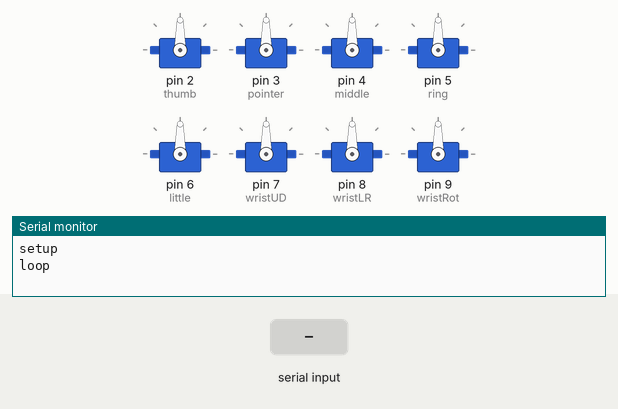
Recording of a sketch running on a simulated Arduino Uno, built with avr-gcc and run on an emulated ATmega328P. On the bench: 8 × servo, the last lines printed to the serial monitor. The test bench sets the inputs (shaded band).

Above: at 1.2 s.
1.3 s: "90,45,200\n" received over Serial
At 3.3 s:
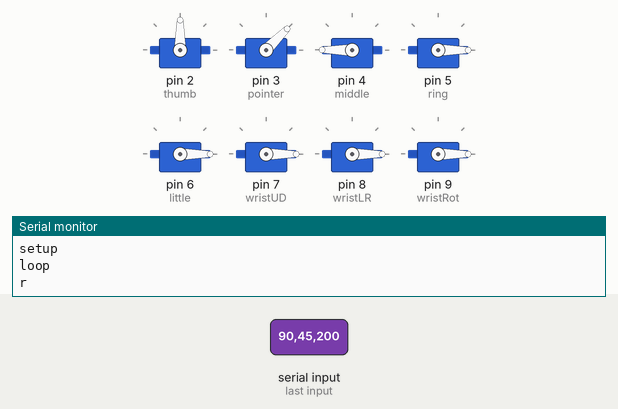
3.8 s: "30,150,10\n" received over Serial
At 4.8 s:
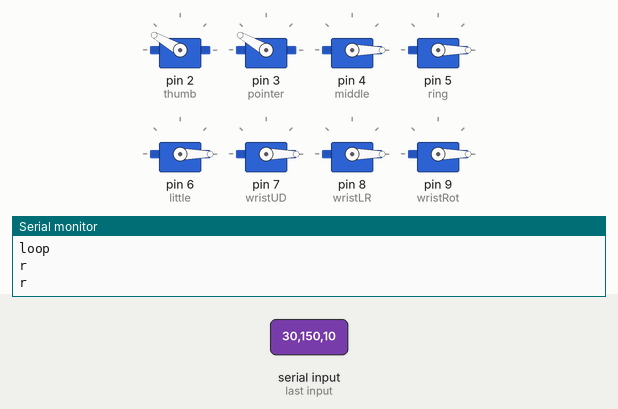
5.3 s: "90,45\n" received over Serial
At 6.0 s:
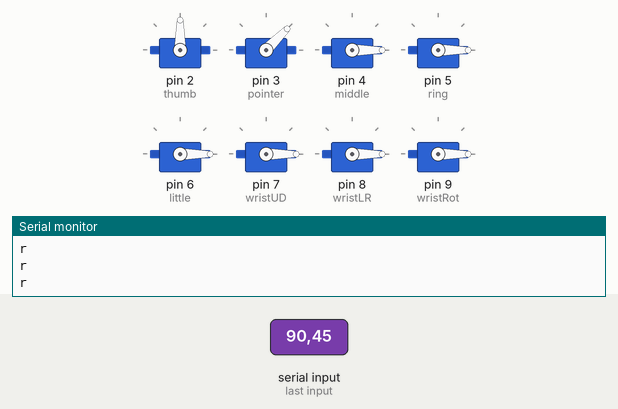
6.8 s: "5\n" received over Serial
At 7.1 s:
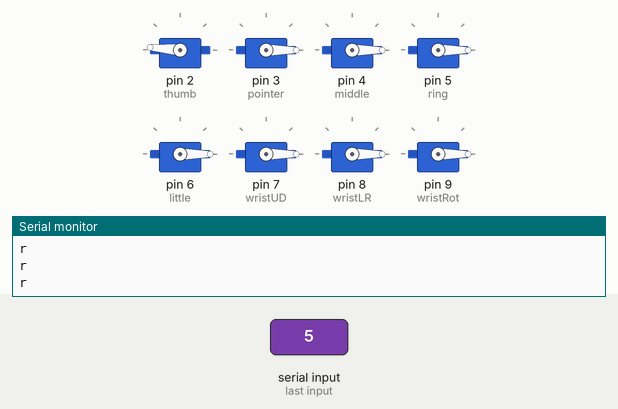
8.3 s: "90\n" received over Serial
At 9.4 s:
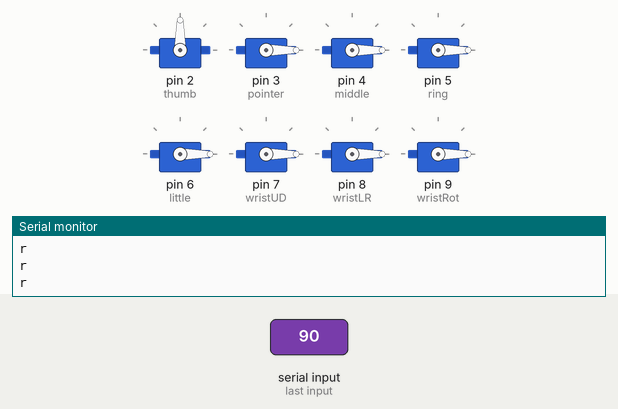
9.8 s: "200\n" received over Serial
At 10.6 s:
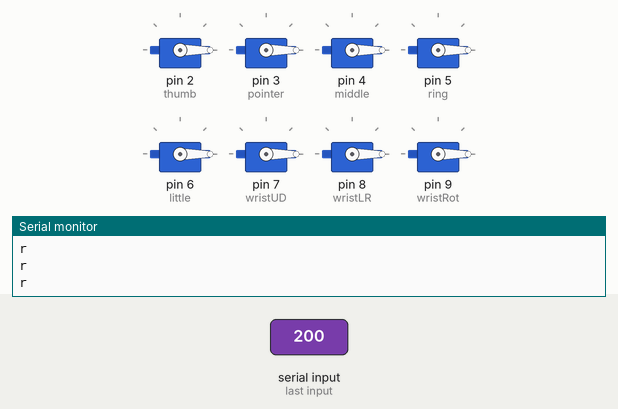
Timing chart, 0 to 12.3 s (numbered marks = the images above; inputs shaded):
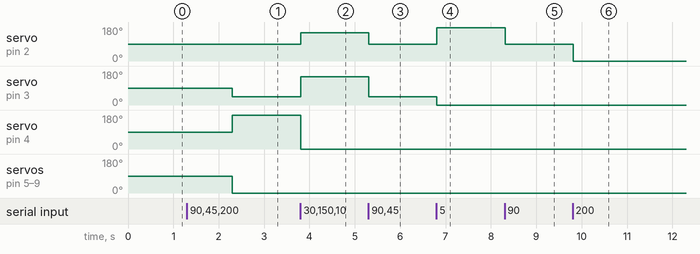

Measured:
- after the input at 1.3 s, servo on pin 3 (pointer): 90° → 45° after 1.0 s; servo on pin 4 (middle): 90° → 180° after 1.0 s; servo on pin 5 (ring), servo on pin 6 (little), servo on pin 7 (wristUD), servo on pin 8 (wristLR), servo on pin 9 (wristRot): 90° → 0° after 1.0 s
- after the input at 3.8 s, servo on pin 2 (thumb): 90° → 150° at once; servo on pin 3 (pointer): 45° → 150° at once; servo on pin 4 (middle): 180° → 0° at once
- after the input at 5.3 s, servo on pin 2 (thumb): 150° → 90° at once; servo on pin 3 (pointer): 150° → 45° at once
- after the input at 6.8 s, servo on pin 2 (thumb): 90° → 175° at once; servo on pin 3 (pointer): 45° → 0° at once
- after the input at 8.3 s, servo on pin 2 (thumb): 175° → 90° at once
- after the input at 9.8 s, servo on pin 2 (thumb): 90° → 0° at once

The sketch:

robot_arm_arduino_code.ino
```cpp
#include <Servo.h>
#include <String.h>

Servo thumb, pointer, middle, ring, little, wristUD, wristLR, wristRot;
int start = 1;
String serialStringIn;

void setup() {
  // put your setup code here, to run once:
  Serial.begin(115200);
  Serial.println("setup");
  thumb.attach(2);    //0 = fully open (i.e. wave), 180 = fully closed (i.e. fist)
  pointer.attach(3);  //0 = fully open (i.e. wave), 180 = fully closed (i.e. fist)
  middle.attach(4);   //0 = fully open (i.e. wave), 180 = fully closed (i.e. fist)
  ring.attach(5);     //0 = fully open (i.e. wave), 180 = fully closed (i.e. fist)
  little.attach(6);   //0 = fully open (i.e. wave), 180 = fully closed (i.e. fist)
  wristUD.attach(7);  //90 = straight, 0 = tilt back/down, 180 = tilt forwards (i.e. palm towards lower side of wrist)
  wristLR.attach(8);  //90 = stright, 0 = tilt left (where palm faces up), 180 = tilt right.
  wristRot.attach(9); //90 = sideways, 0 = palm facing down, 180 = back facing down.
}
       //180045045045045090090090
//string 000000000000000090090090
//means  000 000 000 000 000 090 090
//means thumb(0) pointer(0) middle(0) ring(0) little(0) wristUD(90) wristLR(90) wristRot(90)
void loop() {
  // put your main code here, to run repeatedly:
  if(start){
    Serial.println("loop");
    start = 0;
  }
  if (Serial.available() > 0) {
    serialStringIn = Serial.readString();
    Serial.setTimeout(10);
    thumb.write(180-serialStringIn.substring(0,3).toInt());
    pointer.write(serialStringIn.substring(3,6).toInt());
    middle.write(serialStringIn.substring(6,9).toInt());
    ring.write(serialStringIn.substring(9,12).toInt());
    little.write(serialStringIn.substring(12,15).toInt());
    wristUD.write(serialStringIn.substring(15,18).toInt());
    wristLR.write(serialStringIn.substring(18,21).toInt());
    wristRot.write(serialStringIn.substring(21,24).toInt());
    Serial.println("r");
  }
}
```
